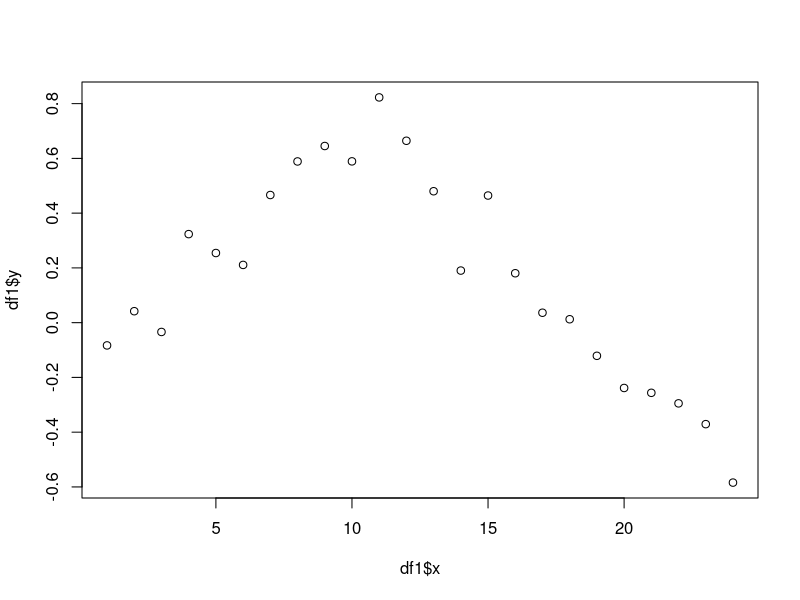
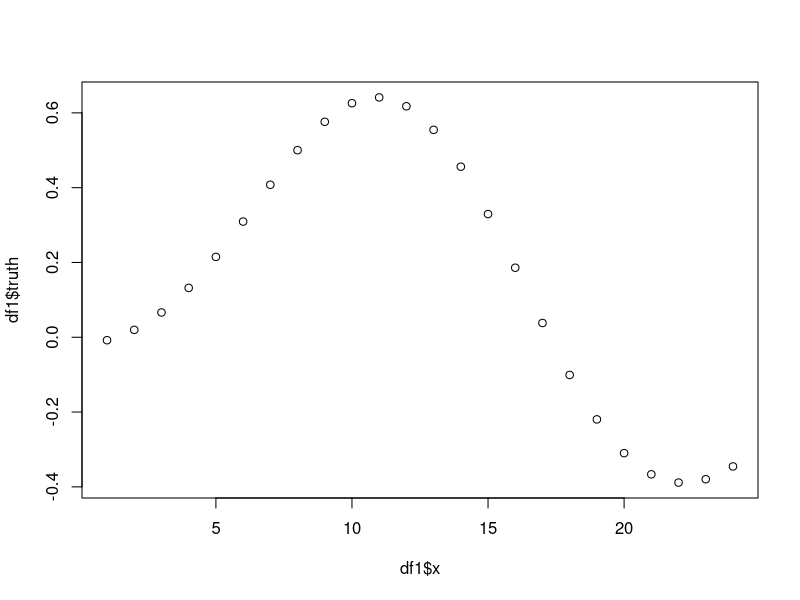
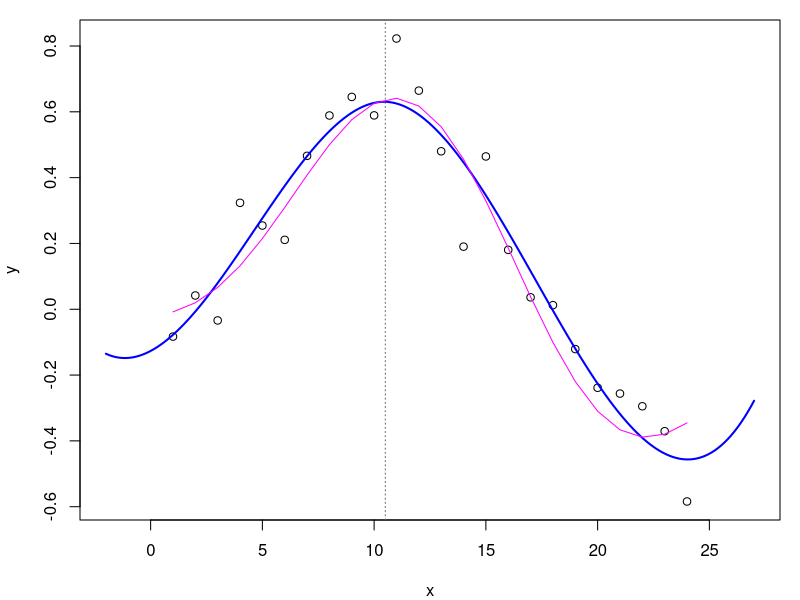
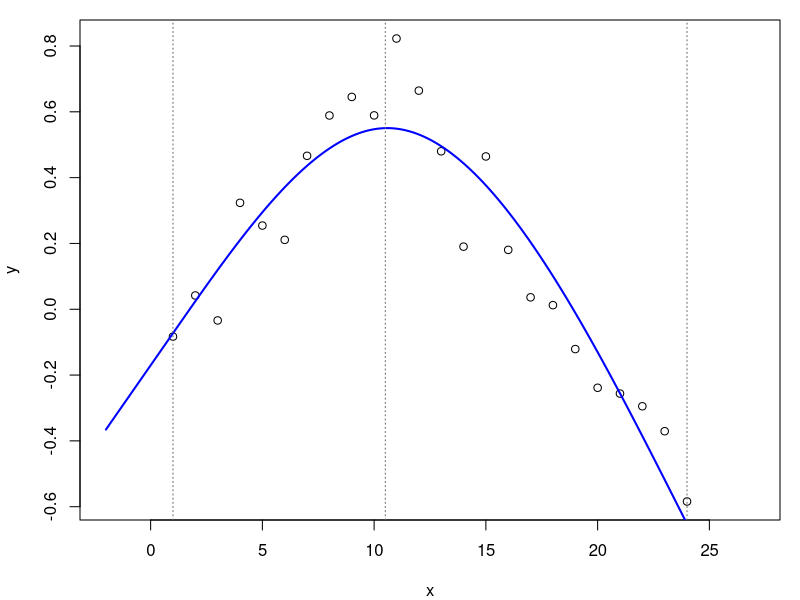
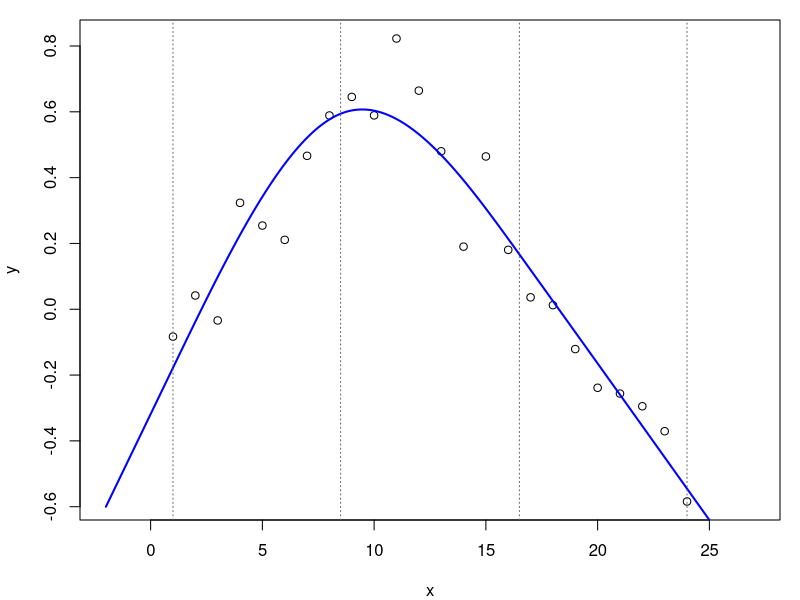
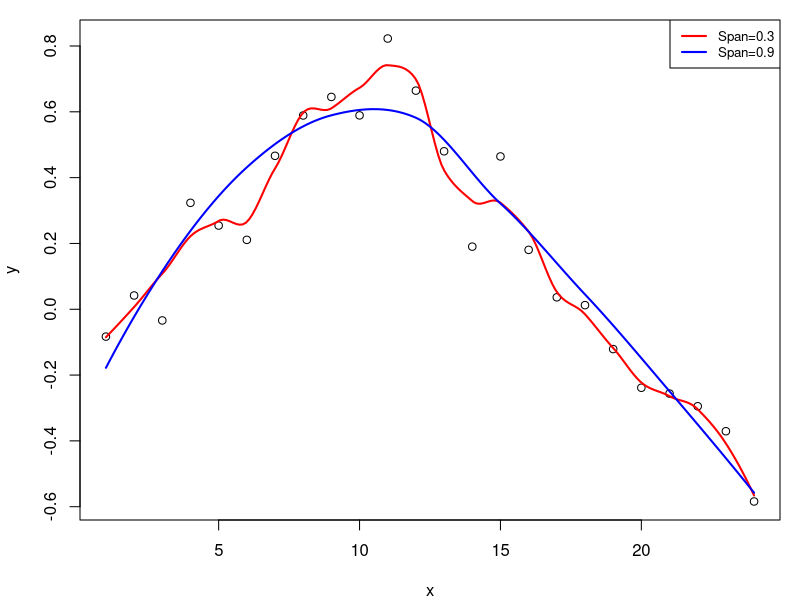

These figures' R source, in order:
# show the cubic spline idea with the 24-point hump data
 # load spline library
library(splines)
  # read in the hump data
df1 <- read.table('hump.csv',header=TRUE,sep=',')

x1 <- cut(df1$x, c(6.5, 12.5, 18.5))

table(x1)

plot(df1$x,df1$y)

plot(df1$x,df1$truth)

fit.lm <- lm(y ~ cut(x, c(6.5, 12.5, 18.5)), data = df1)
summary(fit.lm)

summary(df1)

# make a dense prediction grid that goes past the boundaries
pred.df = data.frame(x=seq(-2,27,length=200))

# fit a cubic spline and get predictions
fit2=lm(y~bs(x,knots=10.5),data=df1)
pred2=predict(fit2,newdata=pred.df,se=T)
  # make a plot
par(mfrow=c(1,1),oma=c(0,0,0,0),mar=c(4,4,1,1),pty='m')
plot(df1$x,df1$y,xlab='x',ylab='y',xlim=c(-2,27))  # data
lines(pred.df$x, pred2$fit,col="blue",lwd=2)       # fit
lines(df1$x, df1$truth, col = "magenta")
abline(v=10.5,lty=3,col='grey40')                  # knot location

# natural spline - notice the edge effects (linear at edge)
fit2=lm(y~ns(x,knots=10.5),data=df1)  
  # get fit
pred2=predict(fit2,newdata=pred.df,se=T)
  # plot it
par(mfrow=c(1,1),oma=c(0,0,0,0),mar=c(4,4,1,1),pty='m')
plot(df1$x,df1$y,xlab='x',ylab='y',xlim=c(-2,27))
lines(pred.df$x, pred2$fit,col="blue",lwd=2)
  # show boundary knots as well.  By default they are at the
  # edges of the dataset; see info on ns()
abline(v=c(1,10.5,24),lty=3,col='grey40')

# fit the model using two interior knots at 1/3 and 2/3
# through the data
fit2=lm(y~ns(x,knots=c(8.5,16.5)),data=df1)
pred2=predict(fit2,newdata=pred.df,se=T)
 # make a plot
par(mfrow=c(1,1),oma=c(0,0,0,0),mar=c(4,4,1,1),pty='m')
plot(df1$x,df1$y,xlab='x',ylab='y',xlim=c(-2,27))
lines(pred.df$x, pred2$fit,col="blue",lwd=2)
 # show interior and boundary knots
abline(v=c(1,8.5,16.5,24),lty=3,col='grey40')

 # last but not least, try a local regression
fit=loess(y~x,span=.3,data=df1)
fit2=loess(y~x,span=.9,data=df1)
pred.df = data.frame(x=seq(1,24,length=200))
plot(df1$x,df1$y,xlab='x',ylab='y')
lines(pred.df$x,predict(fit,pred.df), col="red",lwd=2)
lines(pred.df$x,predict(fit2,pred.df), col="blue",lwd=2)
legend("topright",legend=c("Span=0.3","Span=0.9"), col=c("red","blue"),lty=1,lwd=2,cex=.8)

 # compare the degrees of freedom for these two models:
summary(fit)
summary(fit2)
